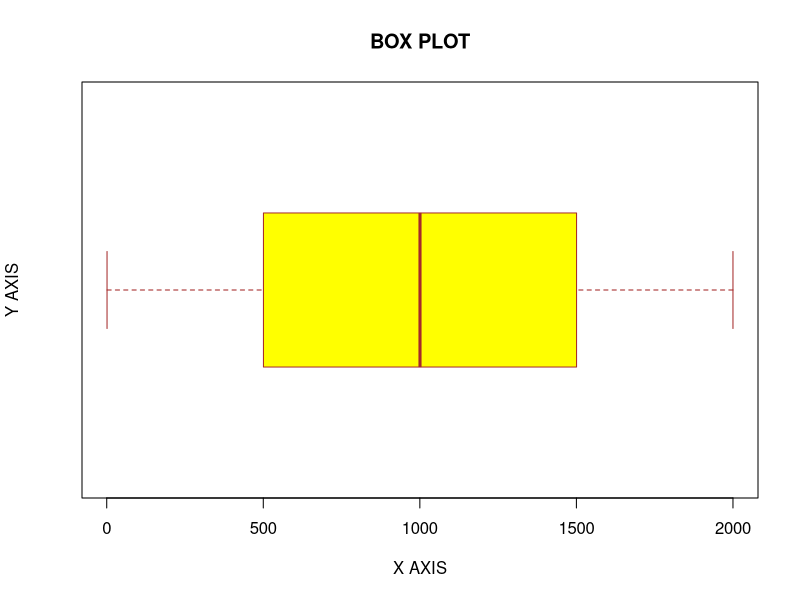

Write the R code that produced this figure.
# q1  Create any population with 2000 elements.

pop <- seq(1,2000)
length(pop)


# q2 Take a sample of 500 elements from that population.

sam <- sample(pop,500)
length(sam)

# q3 Find the mean, median and mode for both population and samples

mean(pop)
median(pop)

mean(sam)
median(sam)


modefun<-function(v){                   #created a func to calculate mode
  uq<-unique(v)                         #finding unique values
  uq[which.max(tabulate(match(v,uq)))]  #match fun #tabulate : will give how many time elem is their #which.max : giving first index 
}

modefun(sam)
modefun(pop)


# q4 Find the quantile of both population and samples for 45%, 66% and 87% of data.

quantile(pop,c(0.45,0.66,0.87)) 

# q5 Generate a box plot for population of data

boxplot(pop,horizontal = TRUE,col = 'yellow',border = 'brown',main='BOX PLOT',xlab='X AXIS',ylab='Y AXIS')







